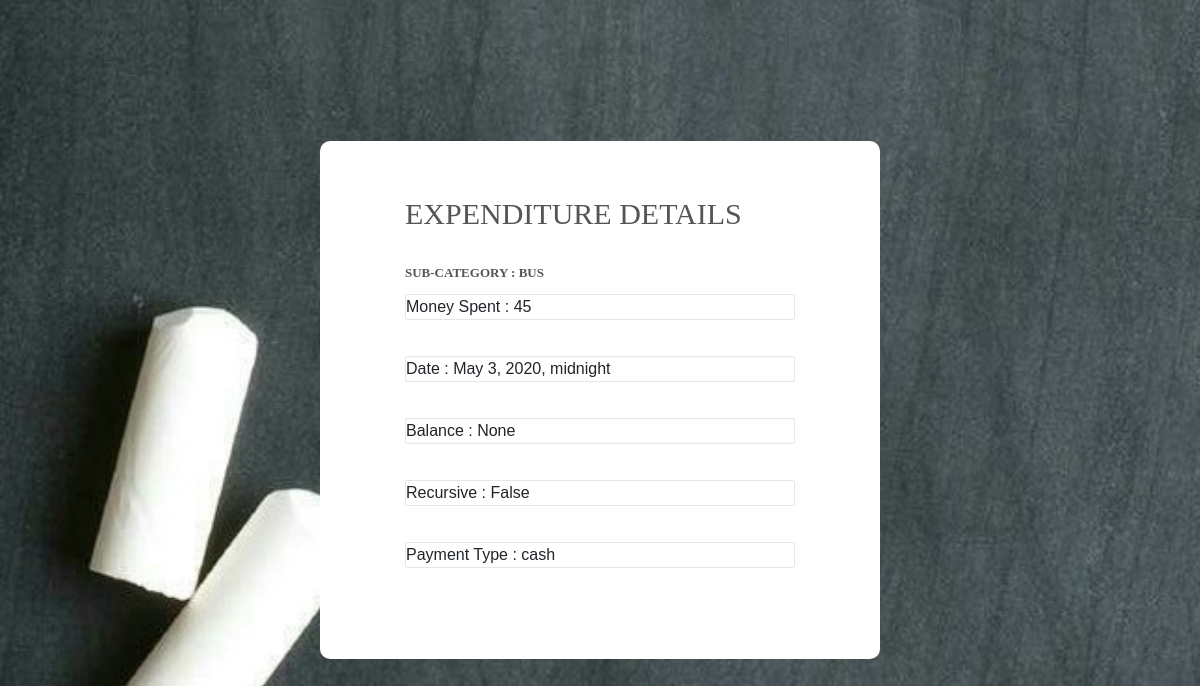
Page /expense/post_detail/55 on the committed database.
### expense/models.py (models this page shows, shortened)
class Sub_Category(models.Model):
    name = models.CharField(max_length=100)
    amt = models.IntegerField(default=0)
    category = models.ForeignKey(Category,on_delete=models.CASCADE,related_name='sub_category',null=True,blank=True)
    def __str__(self):
        return self.name

class Data(models.Model):
    user = models.ForeignKey(settings.AUTH_USER_MODEL, on_delete= models.CASCADE ,related_name='dataset', default=1)
    sub_category = models.ForeignKey(Sub_Category,on_delete=models.CASCADE,related_name='datas',null=True,blank=True)
    spent = models.IntegerField()
    balance = models.IntegerField(blank=True,null=True)
    recursive= models.BooleanField(max_length=100)
    pay_type = models.CharField(max_length=50)
    updated = models.DateTimeField(auto_now=True, auto_now_add=False)
    timestamp = models.DateTimeField(default=datetime.now, blank=True)
    month_link = models.ForeignKey(Month ,on_delete=models.CASCADE,related_name='mon',null=True,blank=True)
    class Meta:
        ordering = ["-timestamp","-updated"]

### expense/views.py (the view)
# urls.py: path('post_detail/<int:id>',views.post_detail, name="post_detail"),
def post_detail(request,id):
    instance = get_object_or_404(Data, id=id)
    context = {
        "title": instance.sub_category,
        "instance" : instance,
    }
    return render(request, "post_detail.html", context)

### templates/post_detail.html (shortened to what this page needs)
{% load static %}
<!DOCTYPE html>
<html lang="en">
<head>
	<link rel="stylesheet" type="text/css" href="{% static 'signup/vendor/bootstrap/css/bootstrap.min.css' %}">
	<link rel="stylesheet" type="text/css" href="{% static 'signup/fonts/font-awesome-4.7.0/css/font-awesome.min.css' %}">
	<link rel="stylesheet" type="text/css" href="{% static 'signup/fonts/Linearicons-Free-v1.0.0/icon-font.min.css' %}">
	<link rel="stylesheet" type="text/css" href="{% static 'signup/vendor/animate/animate.css' %}">
	<link rel="stylesheet" type="text/css" href="{% static 'signup/vendor/css-hamburgers/hamburgers.min.css' %}">
	<link rel="stylesheet" type="text/css" href="{% static 'signup/vendor/animsition/css/animsition.min.css' %}">
	<link rel="stylesheet" type="text/css" href="{% static 'signup/vendor/select2/select2.min.css' %}">
	<link rel="stylesheet" type="text/css" href="{% static 'signup/vendor/daterangepicker/daterangepicker.css' %}">
	<link rel="stylesheet" type="text/css" href="{% static 'signup/css/util.css' %}">
	<link rel="stylesheet" type="text/css" href="{% static 'signup/css/main.css' %}">
</head>
<body overflow="hidden" style="background-image: url('{% static 'images/bg_img2.jpg' %}'); background-size: cover;">
<div class="container-login100">
	<div class="wrap-login100 p-l-85 p-r-85 p-t-55 p-b-55">
		<form class="login100-form validate-form flex-sb flex-w">
			<span class="login100-form-title p-b-32">
				Expenditure Details
			</span>
			<span class="txt1 p-b-11"><b>
				Sub-Category : {{ title }}</b>
			</span>
			<div class="wrap-input100 validate-input m-b-36">
				Money Spent : {{ instance.spent }}<br>
			</div>
			<div class="wrap-input100 validate-input m-b-36">
				Date : {{ instance.timestamp }}<br>
			</div>
			<div class="wrap-input100 validate-input m-b-36">
				Balance : {{ instance.balance }}<br>
			</div>
			<div class="wrap-input100 validate-input m-b-36">
				Recursive : {{ instance.recursive }}<br>
			</div>
			<div class="wrap-input100 validate-input m-b-36">
				Payment Type : {{ instance.pay_type }}
			</div>
		</form>
	</div>
</div>
</body>
</html>

### static/signup/css/main.css (style rules this page uses)
* { margin: 0px; padding: 0px; box-sizing: border-box; }
body, html { height: 100%; font-family: Raleway-Regular, sans-serif; }
.txt1 { font-family: Raleway-SemiBold; font-size: 13px; color: #555555; line-height: 1.4; text-transform: uppercase; }
.container-login100 { width: 100%; min-height: 100vh; display: -webkit-box; display: -webkit-flex; display: -moz-box; display: -ms-flexbox; display: flex; flex-wrap: wrap; justify-content: center; align-items: center; padding: 15px; background-color: transparent !important; }
.wrap-login100 { width: 560px; background: #fff; border-radius: 10px; position: relative; }
.login100-form { width: 100%; }
.login100-form-title { font-family: Raleway-Medium; font-size: 30px; color: #555555; line-height: 1.2; text-transform: uppercase; text-align: left; width: 100%; display: block; }
.wrap-input100 { width: 100%; position: relative; background-color: #fff; border: 1px solid #e6e6e6; border-radius: 2px; }
.validate-input { position: relative; }

### rows in the picture
Sub_Category: name "BUS"
Data: spent "45", timestamp "May 3, 2020, midnight", balance "None", recursive "False", pay_type "cash"
